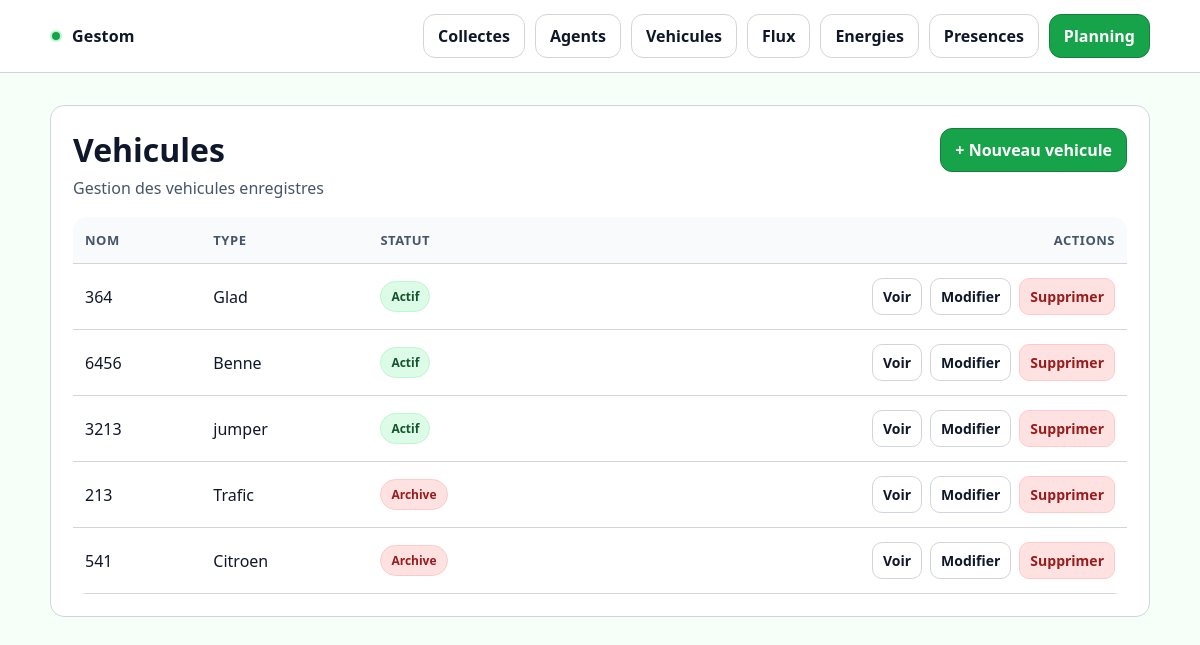
Page /vehicules/ on the committed database.
### core/models.py (models this page shows, shortened)
class Vehicule(models.Model):
    nom_vehicule = models.CharField(max_length=150)
    type = models.CharField(max_length=150)
    archive = models.BooleanField(default=False)
    date_creation = models.DateTimeField(auto_now_add=True)
    date_modification = models.DateTimeField(auto_now=True)

### core/views.py (the view)
# urls.py: path("vehicules/", VehiculeListView.as_view(), name="vehicule_list"),
class VehiculeListView(ListView):
    model = Vehicule
    template_name = "core/vehicule_list.html"
    context_object_name = "vehicules"

### core/templates/core/vehicule_list.html (shortened to what this page needs)
{% extends "core/base.html" %}
{% block content %}
<div class="card">
  <div class="card__pad">
    <div class="header">
      <div>
        <h1 class="h1">Vehicules</h1>
        <p class="sub">Gestion des vehicules enregistres</p>
      </div>
      <a href="{% url 'core:vehicule_create' %}" class="btn btn--primary">
        + Nouveau vehicule
      </a>
    </div>
    <div class="table-wrap">
      <table class="table">
        <thead>
          <tr>
            <th>Nom</th>
            <th>Type</th>
            <th>Statut</th>
            <th class="right">Actions</th>
          </tr>
        </thead>
        <tbody>
          {% for v in object_list %}
          <tr>
            <td>{{ v.nom_vehicule }}</td>
            <td>{{ v.type }}</td>
            <td>
              {% if v.archive %}
                <span class="badge badge--low">Archive</span>
              {% else %}
                <span class="badge badge--ok">Actif</span>
              {% endif %}
            </td>
            <td class="right">
              <div class="actions">
                <a href="{% url 'core:vehicule_detail' v.pk %}" class="btn btn--sm btn--ghost">Voir</a>
                <a href="{% url 'core:vehicule_update' v.pk %}" class="btn btn--sm btn--ghost">Modifier</a>
                <a href="{% url 'core:vehicule_delete' v.pk %}" class="btn btn--sm btn--danger">Supprimer</a>
              </div>
            </td>
          </tr>
          {% empty %}
          <tr>
            <td colspan="4" class="sub">Aucun vehicule enregistre</td>
          </tr>
          {% endfor %}
        </tbody>
      </table>
    </div>
  </div>
</div>
{% endblock %}

### core/static/core/styles.css (style rules this page uses)
:root { --bg: #f6fff8; --surface: #ffffff; --card: #ffffff; --text: #0f172a; --muted: #475569; --primary: #16a34a; --primary-2: #15803d; --success: #16a34a; --warning: #f59e0b; --danger: #dc2626; --border: #d1d5db; --shadow: none; --radius: 14px; --focus: #86efac; --overlay: #052e16; }
* { box-sizing: border-box; }
html,body { height: 100%; }
body { margin: 0; font-family: ui-sans-serif, system-ui, -apple-system, Segoe UI, Roboto, Arial, "Noto Sans", "Helvetica Neue", sans-serif; background: var(--bg); color: var(--text); }
a { color: inherit; text-decoration: none; }
.card { background: var(--card); border: 1px solid var(--border); border-radius: var(--radius); box-shadow: none; }
.card__pad { padding: 22px; }
.header { display:flex; align-items:flex-start; justify-content: space-between; gap: 14px; margin-bottom: 18px; }
.h1 { font-size: 32px; margin: 0 0 6px; }
.sub { color: var(--muted); margin: 0; }
.btn { display:inline-flex; align-items:center; justify-content:center; gap: 8px; padding: 10px 14px; border-radius: 12px; border: 1px solid var(--border); background: #f0fdf4; color: var(--text); font-weight: 600; cursor: pointer; transition: transform .06s ease; }
.btn--primary { background: var(--primary); border-color: var(--primary-2); color: #ffffff; }
.btn--ghost { background: var(--surface); }
.btn--danger { background: #fee2e2; border-color: #fecaca; color: #991b1b; }
.btn--sm { padding: 8px 10px; border-radius: 10px; font-size: 14px; }
.table-wrap { overflow:auto; border-radius: var(--radius); }
.table { width: 100%; border-collapse: collapse; min-width: 620px; }
.table th, .table td { padding: 14px 12px; border-bottom: 1px solid var(--border); text-align: left; }
.table th { color: var(--muted); font-weight: 700; font-size: 13px; letter-spacing: .5px; text-transform: uppercase; background: #f8fafc; }
.table .right { text-align: right; }
.actions { display:flex; justify-content:flex-end; gap: 8px; flex-wrap: wrap; }
.badge { display:inline-flex; align-items:center; padding: 6px 10px; border-radius: 999px; font-weight: 700; font-size: 12px; border: 1px solid var(--border); }
.badge--ok { background: #dcfce7; border-color: #bbf7d0; color: #14532d; }
.badge--low { background: #fee2e2; border-color: #fecaca; color: #991b1b; }

### rows in the picture
Vehicule: nom_vehicule "364", type "Glad", archive "Actif"
Vehicule: nom_vehicule "6456", type "Benne", archive "Actif"
Vehicule: nom_vehicule "3213", type "jumper", archive "Actif"
Vehicule: nom_vehicule "213", type "Trafic", archive "Archive"
Vehicule: nom_vehicule "541", type "Citroen", archive "Archive"
